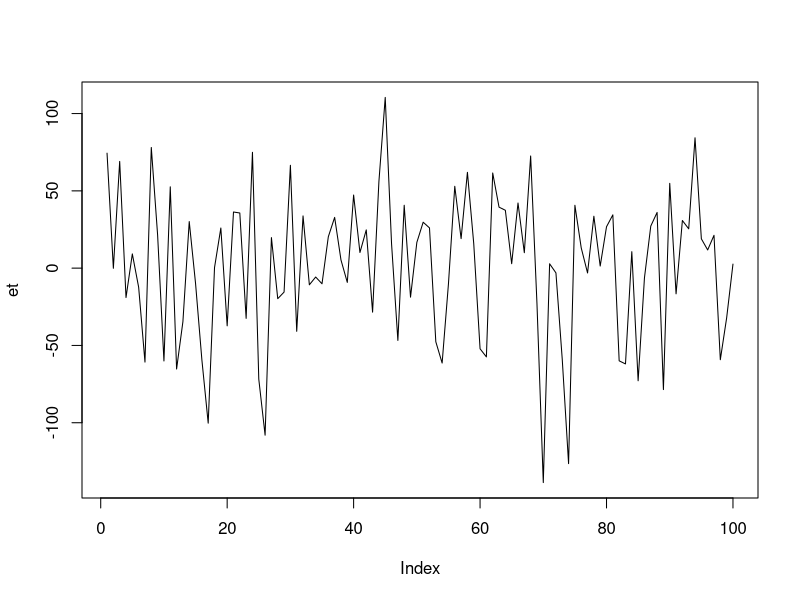
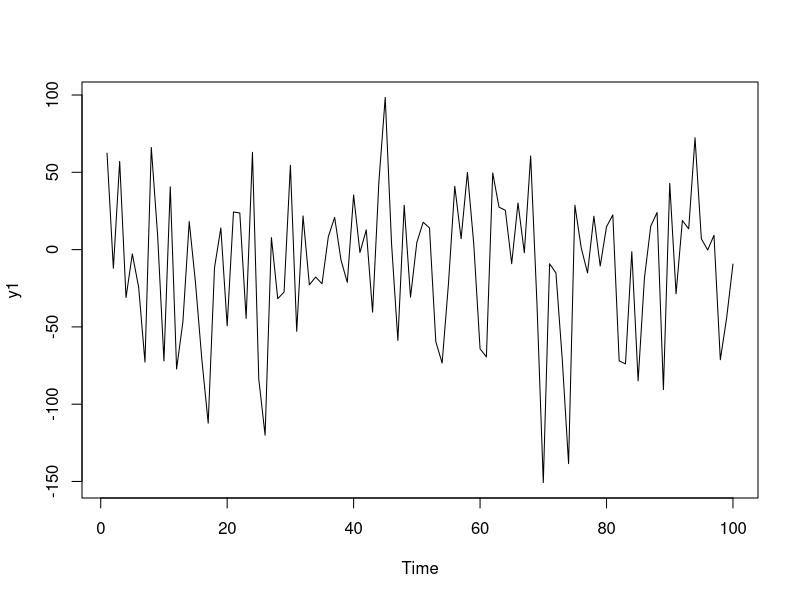
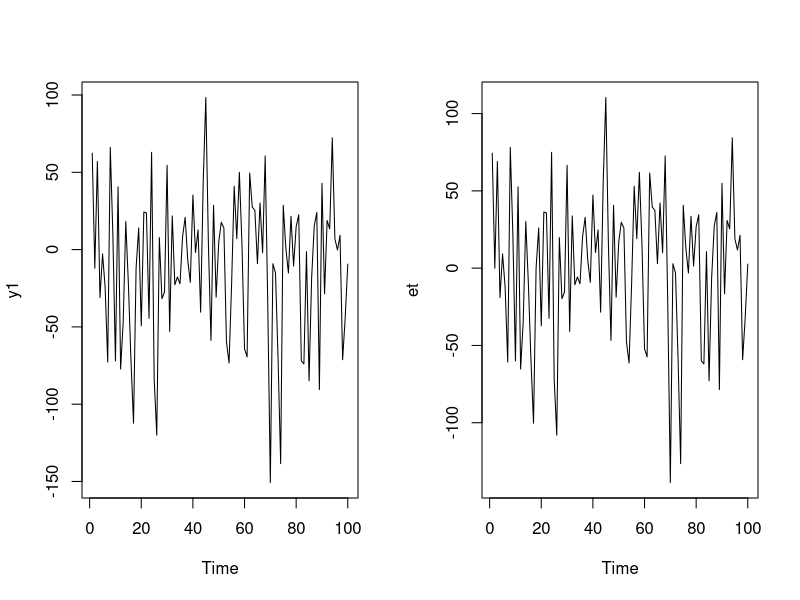
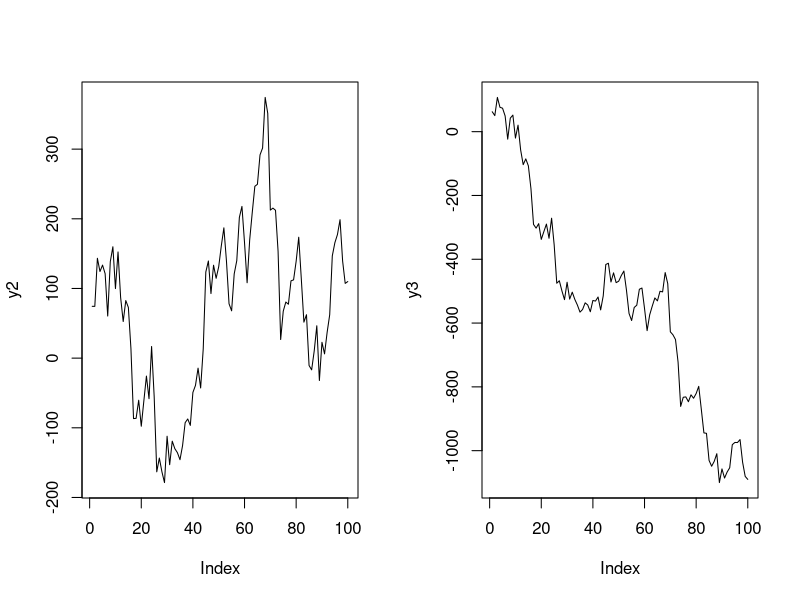
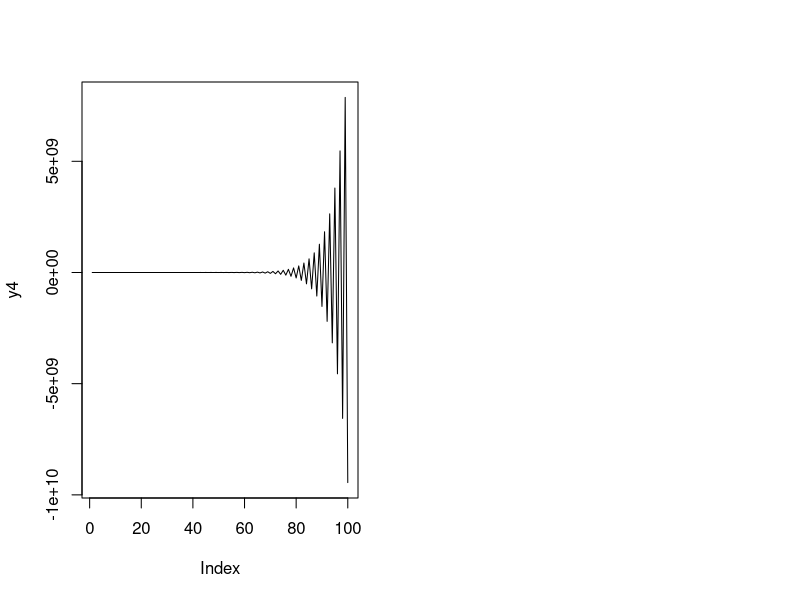

Source code (R) for these figures, in order:





### ruido blanco
set.seed(222)
et=rnorm(100,0,50)
plot(et, type="line")

#### ruido blanco +C
y1=et-12
plot.ts(y1)

par(mfrow=c(1,2))
plot.ts(y1)
plot.ts(et)

#### caminata aleatoria sin deriva ####

y2=cumsum(et)
plot(y2, type="line")

#### caminata aleatoria con deriva ####

y3=cumsum(y1)
plot(y3, type="line")

### parámetro menor a 1

et=rnorm(100)

n=length(et)
y4=c()
y4[1]=et[1]


for(i in 2:n){

  y4[i]<- -15+(-1.2*y4[i-1]) + rnorm(1,0,50)
 
}

plot(y4, type="line")


 
